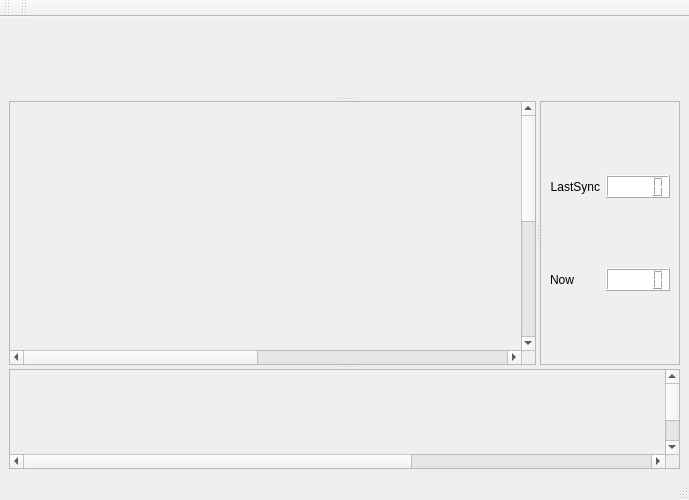
<?xml version="1.0" encoding="UTF-8"?>
<ui version="4.0">
 <class>MainWindow</class>
 <widget class="QMainWindow" name="MainWindow">
  <property name="geometry">
   <rect>
    <x>0</x>
    <y>0</y>
    <width>689</width>
    <height>500</height>
   </rect>
  </property>
  <property name="sizePolicy">
   <sizepolicy hsizetype="Expanding" vsizetype="Expanding">
    <horstretch>1</horstretch>
    <verstretch>1</verstretch>
   </sizepolicy>
  </property>
  <property name="minimumSize">
   <size>
    <width>500</width>
    <height>500</height>
   </size>
  </property>
  <property name="windowTitle">
   <string>MainWindow</string>
  </property>
  <widget class="QWidget" name="centralwidget">
   <layout class="QGridLayout" name="gridLayout">
    <item row="0" column="0">
     <widget class="QSplitter" name="splitter_3">
      <property name="orientation">
       <enum>Qt::Vertical</enum>
      </property>
      <widget class="QLabel" name="pathDisplayLabel">
       <property name="sizePolicy">
        <sizepolicy hsizetype="MinimumExpanding" vsizetype="Preferred">
         <horstretch>0</horstretch>
         <verstretch>0</verstretch>
        </sizepolicy>
       </property>
       <property name="minimumSize">
        <size>
         <width>200</width>
         <height>10</height>
        </size>
       </property>
       <property name="styleSheet">
        <string notr="true">text-align:&quot;center&quot;</string>
       </property>
       <property name="text">
        <string/>
       </property>
      </widget>
      <widget class="QSplitter" name="splitter_2">
       <property name="orientation">
        <enum>Qt::Vertical</enum>
       </property>
       <widget class="QSplitter" name="splitter">
        <property name="orientation">
         <enum>Qt::Horizontal</enum>
        </property>
        <widget class="QScrollArea" name="fullSizeImageScrollArea">
         <property name="sizePolicy">
          <sizepolicy hsizetype="MinimumExpanding" vsizetype="MinimumExpanding">
           <horstretch>100</horstretch>
           <verstretch>100</verstretch>
          </sizepolicy>
         </property>
         <property name="minimumSize">
          <size>
           <width>200</width>
           <height>200</height>
          </size>
         </property>
         <property name="verticalScrollBarPolicy">
          <enum>Qt::ScrollBarAsNeeded</enum>
         </property>
         <property name="widgetResizable">
          <bool>true</bool>
         </property>
         <widget class="QWidget" name="midWidget">
          <property name="geometry">
           <rect>
            <x>-40</x>
            <y>0</y>
            <width>1059</width>
            <height>519</height>
           </rect>
          </property>
          <property name="minimumSize">
           <size>
            <width>1059</width>
            <height>519</height>
           </size>
          </property>
         </widget>
        </widget>
        <widget class="QFrame" name="imageAttributesFrame">
         <property name="sizePolicy">
          <sizepolicy hsizetype="Preferred" vsizetype="MinimumExpanding">
           <horstretch>0</horstretch>
           <verstretch>0</verstretch>
          </sizepolicy>
         </property>
         <property name="minimumSize">
          <size>
           <width>130</width>
           <height>200</height>
          </size>
         </property>
         <property name="frameShape">
          <enum>QFrame::StyledPanel</enum>
         </property>
         <property name="frameShadow">
          <enum>QFrame::Raised</enum>
         </property>
         <layout class="QFormLayout" name="formLayout">
          <item row="0" column="0">
           <widget class="QLabel" name="label">
            <property name="sizePolicy">
             <sizepolicy hsizetype="Fixed" vsizetype="MinimumExpanding">
              <horstretch>0</horstretch>
              <verstretch>0</verstretch>
             </sizepolicy>
            </property>
            <property name="text">
             <string>LastSync</string>
            </property>
            <property name="alignment">
             <set>Qt::AlignRight|Qt::AlignTrailing|Qt::AlignVCenter</set>
            </property>
           </widget>
          </item>
          <item row="0" column="1">
           <widget class="QLCDNumber" name="lastSyncLCDNumber">
            <property name="sizePolicy">
             <sizepolicy hsizetype="Minimum" vsizetype="Fixed">
              <horstretch>0</horstretch>
              <verstretch>0</verstretch>
             </sizepolicy>
            </property>
            <property name="minimumSize">
             <size>
              <width>0</width>
              <height>0</height>
             </size>
            </property>
            <property name="styleSheet">
             <string notr="true">font: 13pt &quot;.Lucida Grande UI&quot;;background-color:rgb(255,255,255);</string>
            </property>
           </widget>
          </item>
          <item row="2" column="1">
           <widget class="QLCDNumber" name="nowLCDNumber">
            <property name="sizePolicy">
             <sizepolicy hsizetype="Minimum" vsizetype="Fixed">
              <horstretch>0</horstretch>
              <verstretch>0</verstretch>
             </sizepolicy>
            </property>
            <property name="styleSheet">
             <string notr="true">font: 13pt &quot;.Lucida Grande UI&quot;;background-color:rgb(255,255,255);</string>
            </property>
           </widget>
          </item>
          <item row="2" column="0">
           <widget class="QLabel" name="label_2">
            <property name="sizePolicy">
             <sizepolicy hsizetype="Fixed" vsizetype="MinimumExpanding">
              <horstretch>0</horstretch>
              <verstretch>0</verstretch>
             </sizepolicy>
            </property>
            <property name="minimumSize">
             <size>
              <width>0</width>
              <height>0</height>
             </size>
            </property>
            <property name="text">
             <string>Now</string>
            </property>
            <property name="alignment">
             <set>Qt::AlignRight|Qt::AlignTrailing|Qt::AlignVCenter</set>
            </property>
           </widget>
          </item>
         </layout>
        </widget>
       </widget>
       <widget class="QScrollArea" name="thumbnailScrollArea">
        <property name="sizePolicy">
         <sizepolicy hsizetype="MinimumExpanding" vsizetype="MinimumExpanding">
          <horstretch>0</horstretch>
          <verstretch>0</verstretch>
         </sizepolicy>
        </property>
        <property name="minimumSize">
         <size>
          <width>200</width>
          <height>100</height>
         </size>
        </property>
        <property name="widgetResizable">
         <bool>true</bool>
        </property>
        <widget class="QWidget" name="scrollAreaWidgetContents_2">
         <property name="geometry">
          <rect>
           <x>0</x>
           <y>0</y>
           <width>1059</width>
           <height>129</height>
          </rect>
         </property>
         <property name="minimumSize">
          <size>
           <width>1059</width>
           <height>129</height>
          </size>
         </property>
        </widget>
       </widget>
      </widget>
     </widget>
    </item>
   </layout>
  </widget>
  <widget class="QMenuBar" name="menubar">
   <property name="geometry">
    <rect>
     <x>0</x>
     <y>0</y>
     <width>689</width>
     <height>21</height>
    </rect>
   </property>
   <property name="defaultUp">
    <bool>false</bool>
   </property>
  </widget>
  <widget class="QStatusBar" name="statusbar"/>
  <widget class="QToolBar" name="toolBar">
   <property name="windowTitle">
    <string>toolBar</string>
   </property>
   <attribute name="toolBarArea">
    <enum>TopToolBarArea</enum>
   </attribute>
   <attribute name="toolBarBreak">
    <bool>false</bool>
   </attribute>
  </widget>
  <widget class="QToolBar" name="syncInfoToolbar">
   <property name="windowTitle">
    <string>toolBar_2</string>
   </property>
   <attribute name="toolBarArea">
    <enum>TopToolBarArea</enum>
   </attribute>
   <attribute name="toolBarBreak">
    <bool>false</bool>
   </attribute>
  </widget>
 </widget>
 <resources/>
 <connections/>
</ui>
